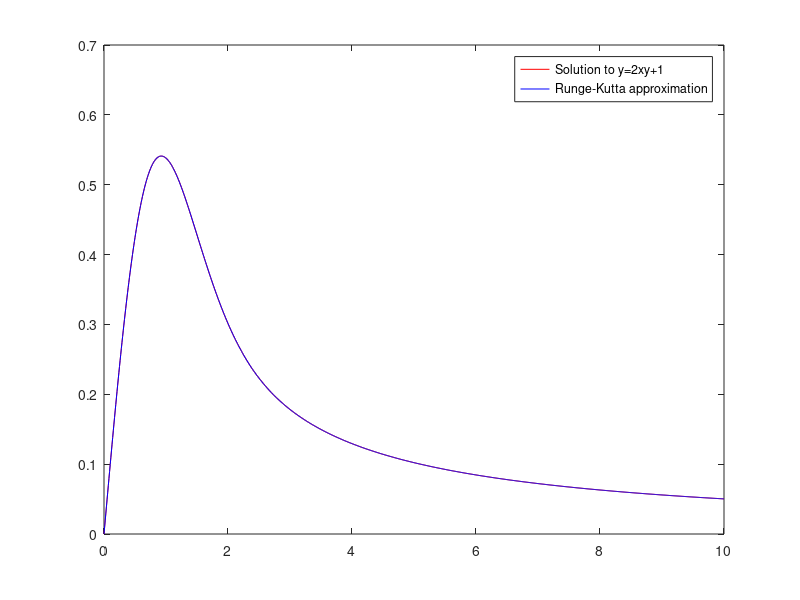
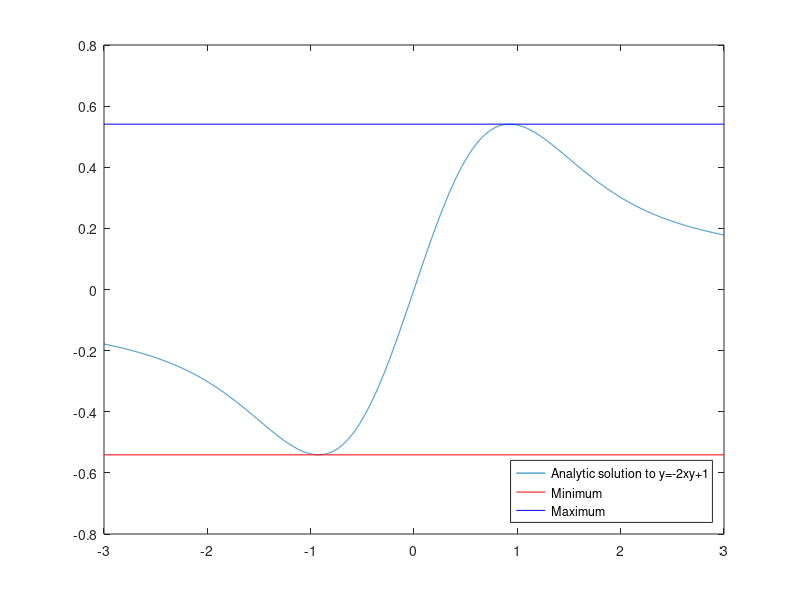

Write the MATLAB code that produced these figures, in order.
close all; clear all; clc

%% Header
% Tamar Bacalu, Taylor Foster, Alexa Jakob (author)
% MA240E: Differential Equations
% Section 2.6 Question 14, Parts a-c.

% Thank you to Jack Langner for suggesting a new approach to finding the
% critical points in part c. The Matlab online documentation was also very
% helpful for finding new functions and learning syntax.

%% Part a

% Solve the differential equation using the Matlab ode45 solver, then graph
% its solution using the RK4 method

% Numerically solve the differential equation
figure
h = 0.01;
x = 0:h:10;
y0 = 0;
f = @(x,y) -2*x*y+1;
[x,y] = ode45(f, x, y0);

plot(x,y,'r')
hold on;

% Now solve using the RK4 method

y1=NaN(length(x),1);
y1(1)=0; %Initial condition
%
for ii = 1:length(x)-1
    k1 = f(x(ii),y1(ii));
    k2 = f(x(ii)+h/2,y1(ii)+h*k1/2);
    k3 = f(x(ii)+h/2,y1(ii)+h*k2/2);
    k4 = f(x(ii)+h,y1(ii)+h*k3);
    y1(ii+1) = y1(ii)+(h/6)*(k1+(2*k2)+(2*k3)+k4);
end

plot(x,y1,'b')
hold off
legend('Solution to y=2xy+1', 'Runge-Kutta approximation', 'Location', 'northeast');
%% Part b

% Solved by hand: we obtain y = e^-x^2*sqrt(pi)/2*erf(x)+c

%% Part c

% Graph the analytic solution, which I solved by hand
n = 3;
x = -n:0.001:n;
y = sqrt(pi)*erfi(x)./(2*exp(x.^2));

% We can approximate the derivative by taking the difference in y over the
% difference in x
yp = (y(2:end)-y(1:end-1))./(x(2:end)-x(1:end-1));

% Find relative extrema by taking the absolute value of all derivatives and
% choosing the ones smaller than an epsilon. This returns the indices at
% which the smallest derivatives are.
v = find(abs(yp)<1e-3);

figure
plot(x,y)
hold on;
plot([-n n], [y(v(1)) y(v(2))], 'r')
plot([-n n], [y(v(3)) y(v(4))], 'b')
legend('Analytic solution to y=-2xy+1', 'Minimum', 'Maximum', 'Location', 'southeast')

% Coordinates of the relative extrema

x_min = x(v(1)) 
x_max = x(v(3))
y_min = y(v(1))
y_max = y(v(3))

% Note that the function is even so it possesses symmetry around the
% origin, such that x_min = -x_max and y_min = -y_max.